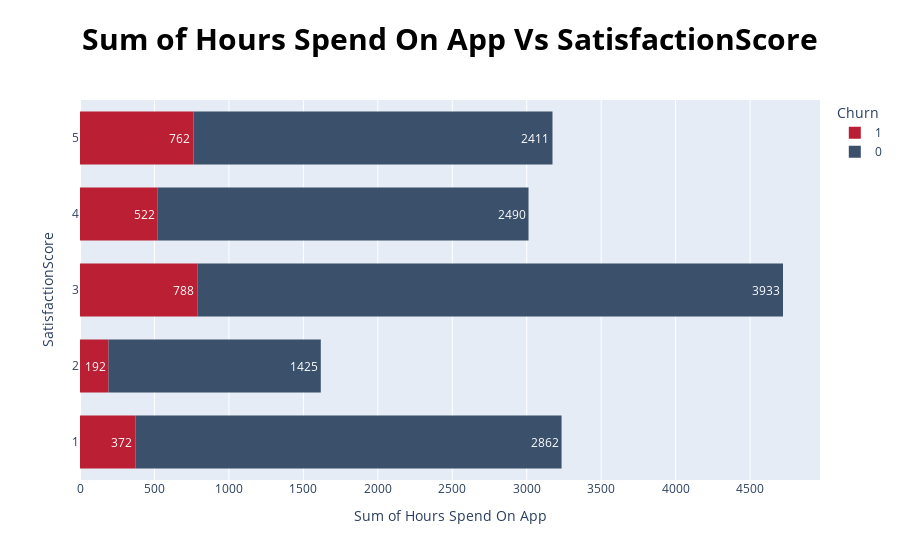

The notebook cell this image was saved under:
### Markdown cell above
# 📊 CityTier vs Preferred Payment Method – Insights

## 🏙️ CityTier 1 (Urban - Red)
- **Highest user count**
- **Top Payment Modes**:
  - 💳 Debit Card: 1676
  - 💳 Credit Card: 1147
- Also used: UPI (242), COD (260), CC (235)
- ✅ **Insight**: Preference for **bank-based digital payments**

---

## 🏙️ CityTier 2 (Semi-Urban - Green)
- **Lowest user count**
- **Top Payment Mode**:
  - 📱 UPI: 114
- Other modes barely used
- ✅ **Insight**: **Low engagement**, with some use of **UPI**

---

## 🏙️ CityTier 3 (Rural - Blue)
- **Moderate user count**
- **Top Payment Modes**:
  - 👜 E-Wallet: 614
  - 💳 Debit Card: 576
- Also notable: Credit Card (316)
- ✅ **Insight**: Strong preference for **wallets and debit cards**

---

## 🔎 Overall Insights
- Tier 1: **Bank cards dominate**
- Tier 2: **UPI preferred**, low usage overall
- Tier 3: **Wallets & debit cards popular**
- COD & CC are least used in all tiers

### Code cell
fig = px.histogram(
    df, 
    x="HourSpendOnApp", 
    y="SatisfactionScore", 
    orientation="h", 
    color="Churn",
    text_auto=True,
    title="<b>Sum of Hours Spend On App Vs SatisfactionScore",
    color_discrete_sequence=['#BA1F33', '#3A506B', '#3E885B']
)

fig.update_layout(
    hovermode='x',
    title_font_size=30,
    title_font_color="black",
    template="plotly",
    title_x=0.5,
    xaxis_title='Sum of Hours Spend On App',
    yaxis_title='SatisfactionScore',
    hoverlabel_font_size=20,
    bargap=0.3
)

fig.show()

### Figure 1 — Plotly figure (JSON) as saved in the notebook; plotly's stock layout.template omitted (floating-point values rounded to 4 significant figures; data arrays with more than 128 entries replaced by an {"elided": "..."} marker saying what was removed)
{"data": [{"alignmentgroup": "True", "bingroup": "y", "histfunc": "sum", "hovertemplate": "Churn=1<br>sum of HourSpendOnApp=%{x}<br>SatisfactionScore=%{y}<extra></extra>", "legendgroup": "1", "marker": {"color": "#BA1F33", "pattern": {"shape": ""}}, "name": "1", "offsetgroup": "1", "orientation": "h", "showlegend": true, "texttemplate": "%{value}", "type": "histogram", "x": {"elided": "948 int values"}, "xaxis": "x", "y": {"elided": "948 int values"}, "yaxis": "y"}, {"alignmentgroup": "True", "bingroup": "y", "histfunc": "sum", "hovertemplate": "Churn=0<br>sum of HourSpendOnApp=%{x}<br>SatisfactionScore=%{y}<extra></extra>", "legendgroup": "0", "marker": {"color": "#3A506B", "pattern": {"shape": ""}}, "name": "0", "offsetgroup": "0", "orientation": "h", "showlegend": true, "texttemplate": "%{value}", "type": "histogram", "x": {"elided": "4682 int values"}, "xaxis": "x", "y": {"elided": "4682 int values"}, "yaxis": "y"}], "layout": {"bargap": 0.3, "barmode": "relative", "hoverlabel": {"font": {"size": 20}}, "hovermode": "x", "legend": {"title": {"text": "Churn"}, "tracegroupgap": 0}, "title": {"font": {"color": "black", "size": 30}, "text": "<b>Sum of Hours Spend On App Vs SatisfactionScore", "x": 0.5}, "xaxis": {"anchor": "y", "domain": [0, 1], "title": {"text": "Sum of Hours Spend On App"}}, "yaxis": {"anchor": "x", "domain": [0, 1], "title": {"text": "SatisfactionScore"}}}}
